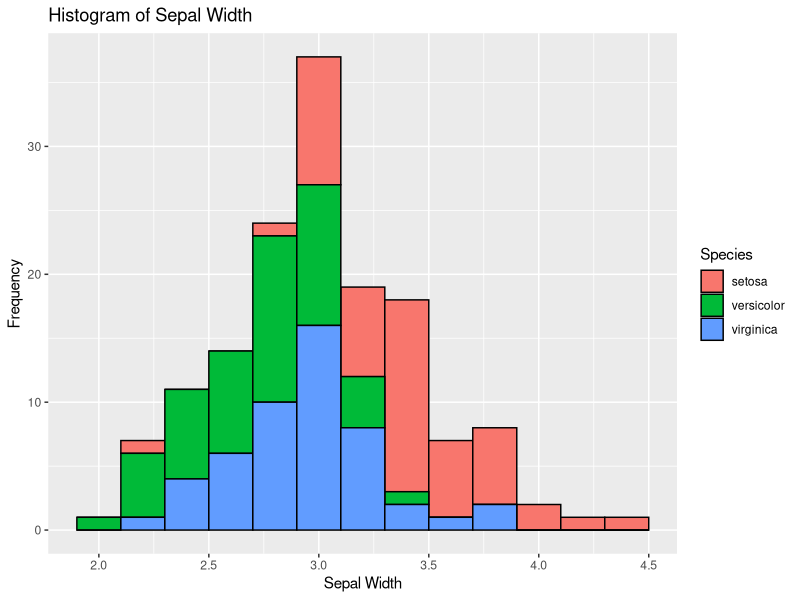

Write the R code that produced this figure.


# loading libraries
library(data.table)
library(ggplot2)

irisDT <- as.data.table(iris)

histogram <- ggplot(data=iris, aes(x=Sepal.Width))+ 
	geom_histogram(binwidth=0.2, color="black", aes(fill=Species)) + 
  	xlab("Sepal Width") +  ylab("Frequency") + ggtitle("Histogram of Sepal Width")

histogram

